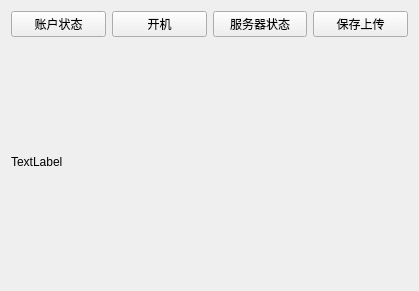
<?xml version="1.0" encoding="UTF-8"?>
<ui version="4.0">
 <class>Form</class>
 <widget class="QWidget" name="Form">
  <property name="geometry">
   <rect>
    <x>0</x>
    <y>0</y>
    <width>419</width>
    <height>291</height>
   </rect>
  </property>
  <property name="windowTitle">
   <string>Form</string>
  </property>
  <layout class="QGridLayout" name="gridLayout_2">
   <item row="1" column="0">
    <layout class="QVBoxLayout" name="verticalLayout">
     <item>
      <layout class="QHBoxLayout" name="horizontalLayout">
       <item>
        <widget class="QPushButton" name="accstate">
         <property name="text">
          <string>账户状态</string>
         </property>
        </widget>
       </item>
       <item>
        <widget class="QPushButton" name="power">
         <property name="text">
          <string>开机</string>
         </property>
        </widget>
       </item>
       <item>
        <widget class="QPushButton" name="pushButton">
         <property name="text">
          <string>服务器状态</string>
         </property>
        </widget>
       </item>
       <item>
        <widget class="QPushButton" name="save">
         <property name="text">
          <string>保存上传</string>
         </property>
        </widget>
       </item>
      </layout>
     </item>
    </layout>
   </item>
   <item row="2" column="0">
    <widget class="QLabel" name="imf">
     <property name="text">
      <string>TextLabel</string>
     </property>
    </widget>
   </item>
  </layout>
 </widget>
 <resources/>
 <connections/>
</ui>
